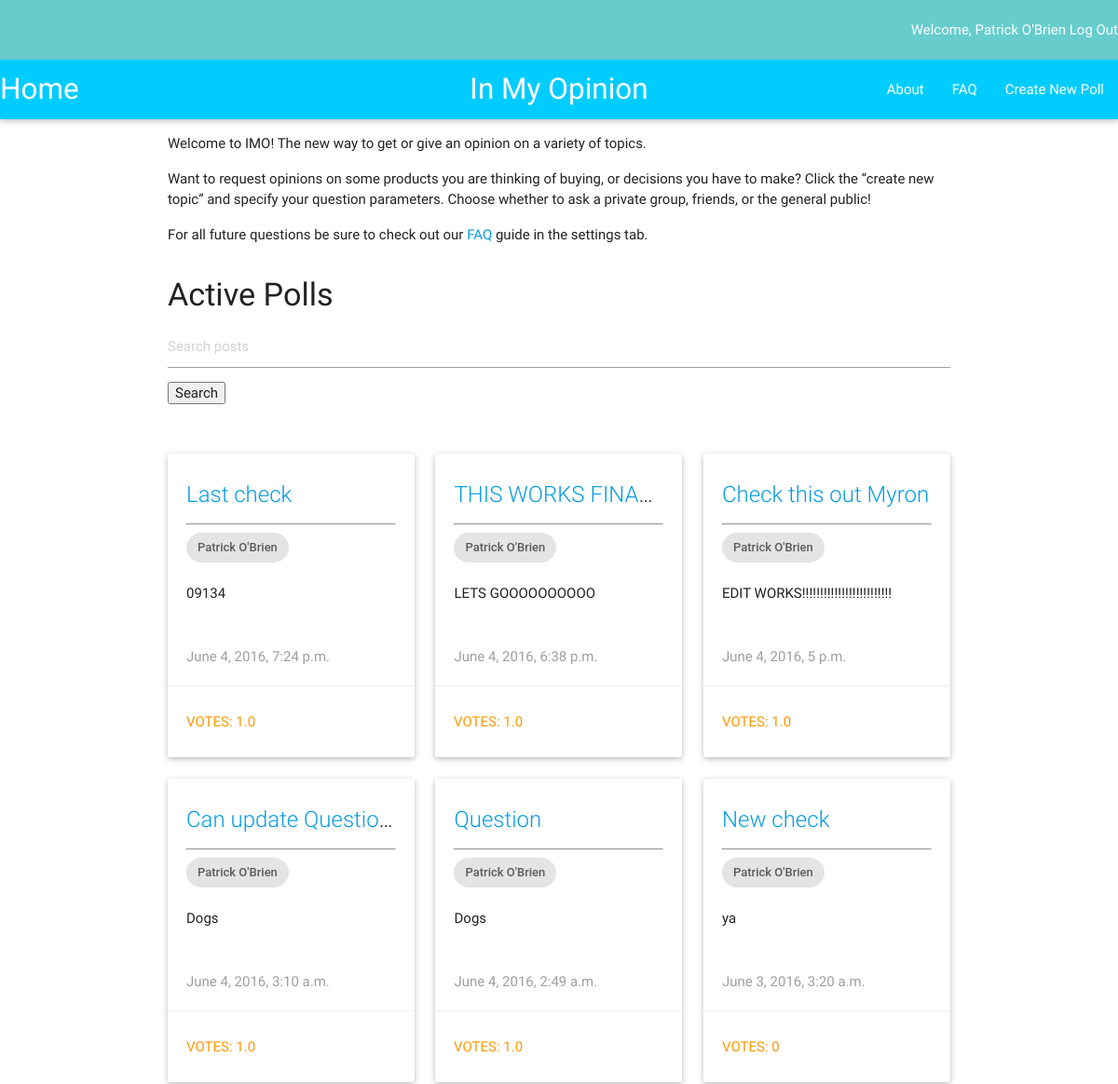
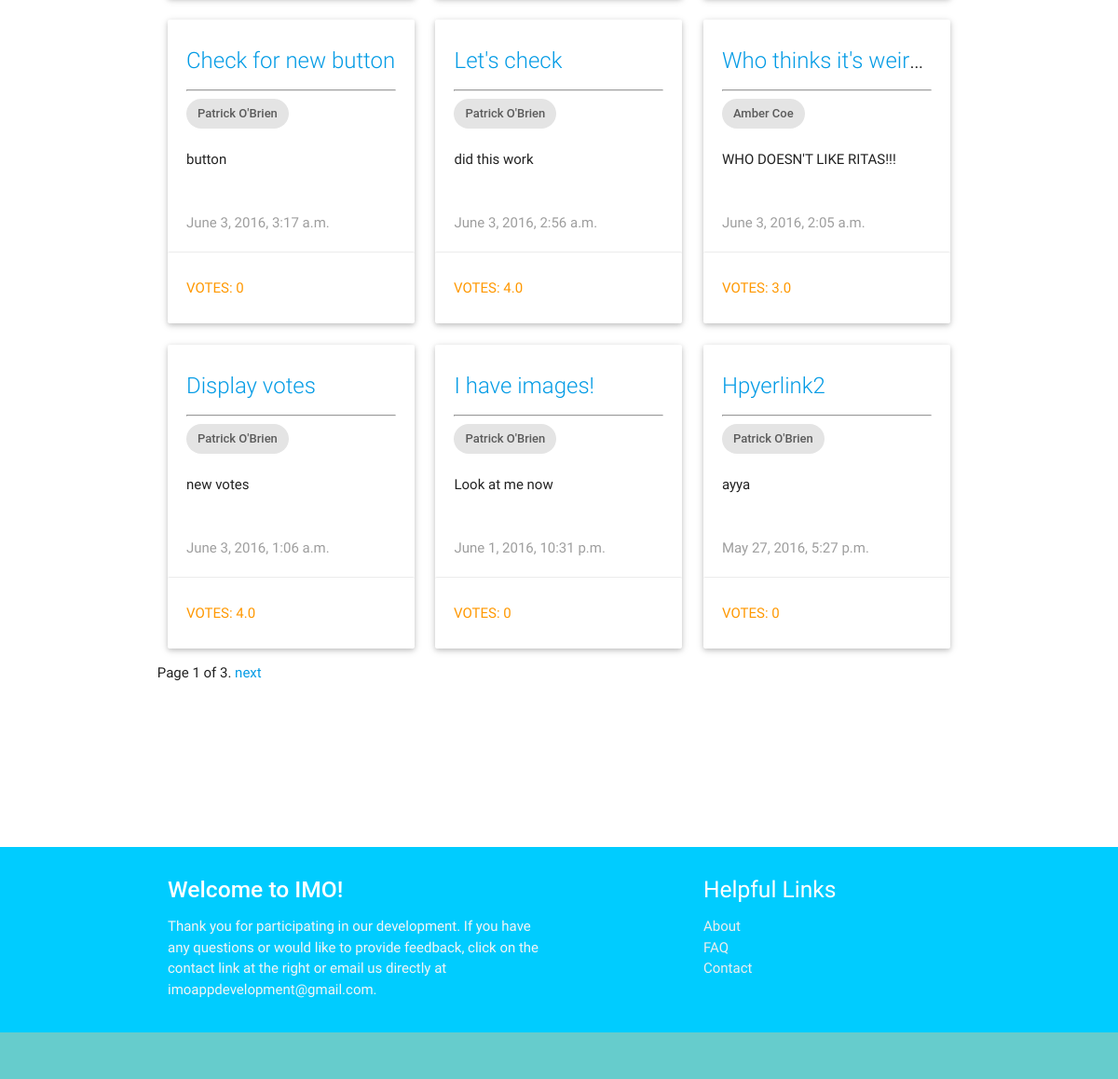
/imo_app/ (signed in), run on an earlier commit of the app's database (2 pictures, top to bottom).
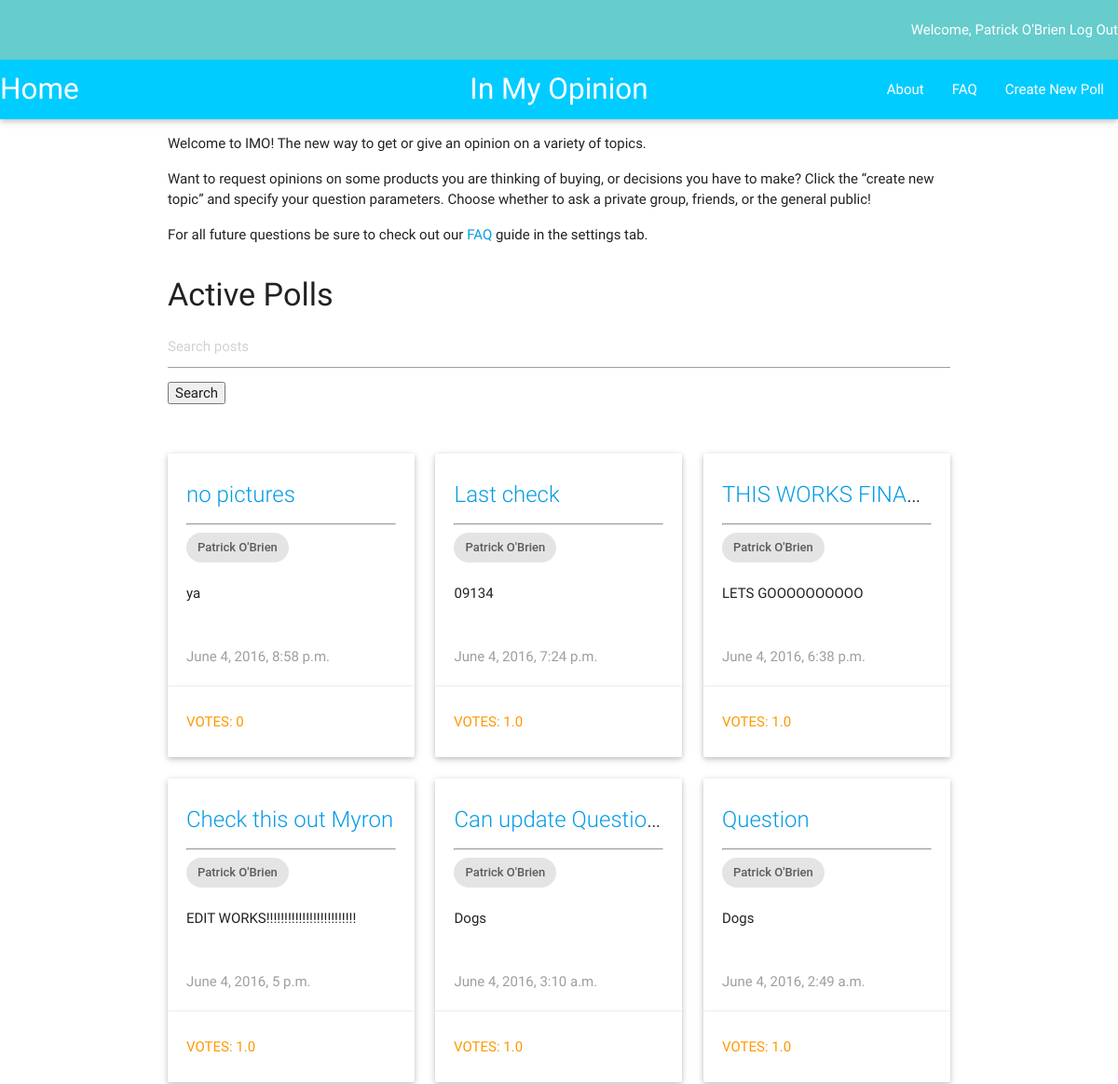
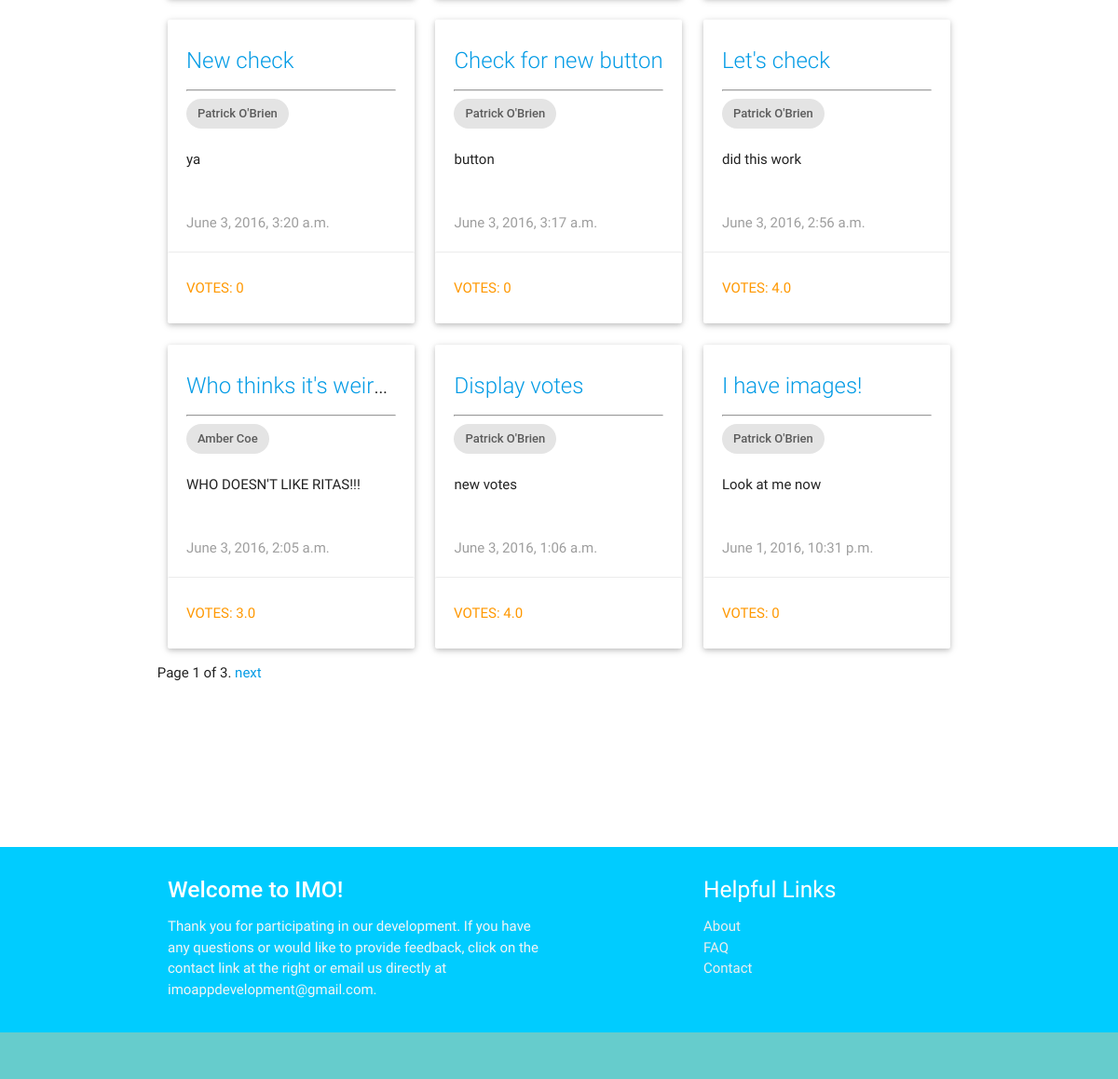
And on a later commit of the database (2 pictures, top to bottom).
### imo_app/models.py (models this page shows, shortened)
class Question(models.Model):
    author = models.ForeignKey(UserProfile, on_delete=models.CASCADE)
    question_text = models.CharField(max_length=200)
    description = models.TextField(default = '')
    pub_date = models.DateTimeField('date published')
    choice1 = models.CharField(null=True, blank=True, default = '', max_length = 200)
    image1 = models.ImageField(null=True, blank=True)
    choice2 = models.CharField(null=True, blank=True, default = '', max_length = 200)
    image2 = models.ImageField(null=True, blank=True)
    choice3 = models.CharField(null=True, blank=True, default = '', max_length = 200)
    image3 = models.ImageField(null=True, blank=True)
    total_votes = models.FloatField(default = 0.5)
    class Meta:
        ordering = ['-pub_date']

class UserProfile(models.Model):
    user = models.OneToOneField(User)

### imo_app/views.py (the view, shortened to what this page needs)
def index(request):
    q_list = Question.objects.all()
    query = request.GET.get("q")
    paginator = Paginator(q_list, 12) # Show 25 contacts per page
    page = request.GET.get('page')
    try:
        q = paginator.page(page)
    except PageNotAnInteger:
        q = paginator.page(1)
    except EmptyPage:
        q = paginator.page(paginator.num_pages)
    current_user = request.user
    context = {'q_all': q, 'current_user': current_user}
    return render(request, 'imo_app/index.html', context)

### imo_app/templates/imo_app/index.html (shortened to what this page needs)
{% extends "imo_app/base.html" %}
{% block content %}
  <div class="row">
    <div class="col m12">
      <p>Welcome to IMO!  The new way to get or give an opinion on a variety of topics.</p>
      <p>Want to request opinions on some products you are thinking of buying, or decisions you have to make?
        Click the “create new topic” and specify your question parameters.  Choose whether to ask a private group,
        friends, or the general public!</p>
      <p>For all future questions be sure to check out our <a href="faq/">FAQ</a> guide in the settings tab.</p>
    </div>
  </div>
    {% if user.is_authenticated %}
      <h4>Active Polls</h4>
      <div class="row">
        <div class="col m12">
        <form method='GET' action=''>
        <input type='text' name='q' placeholder='Search posts' value='{{ request.GET.q }}' />
        <input type='submit' value='Search' />
        </form>
        <br></br>
      </div>
        {% for i in q_all %}
          <div class="col m4">
            <div class="card" >
              <div class="card-content">
                <span class="card-title truncate"><a href="{% url 'imo_app:detail' i.id %}">{{ i.question_text }}</a></span>
                <hr></hr>
                <div class="chip">
                  {{ i.author.user.first_name}} {{ i.author.user.last_name}}
                </div>
                <br></br>
                <p class="truncate">{{ i.description }}</p>
                <br></br>
                <p class="grey-text">{{ i.pub_date }}</p>
              </div>
              <a href="{% url 'imo_app:detail' i.id %}"><div class="orange-text waves-effect waves-teal card-action btn-flat" style="width:100%; height: 100%">
              {% if i.total_votes < 1 %}
              Votes: 0
              {% else %}
              Votes: {{ i.total_votes }}
              {% endif %}
              </div></a>
            </div>
          </div>
        {% endfor %}
        <div class="pagination">
            <span class="step-links">
                <span class="current">
                    Page {{ q_all.number }} of {{ q_all.paginator.num_pages }}.
                </span>
                {% if q_all.has_next %}
                    <a href="?page={{ q_all.next_page_number }}{% if request.GET.q %}&q={{ request.GET.q }}{% endif %}">next</a>
                {% endif %}
            </span>
        </div>
      </div>
    {% endif %}
{% endblock content %}

What changed in the data, as far as the page shows it:
no longer on this page (row unchanged): Question: question_text "Hpyerlink2", author.user.first_name "Patrick", author.user.last_name "O'Brien", description "ayya", pub_date "May 27, 2016, 5:27 p.m.", total_votes "VOTES: 0"
added Question: question_text "no pictures", author.user.first_name "Patrick", author.user.last_name "O'Brien", description "ya", pub_date "June 4, 2016, 8:58 p.m.", total_votes "VOTES: 0"
